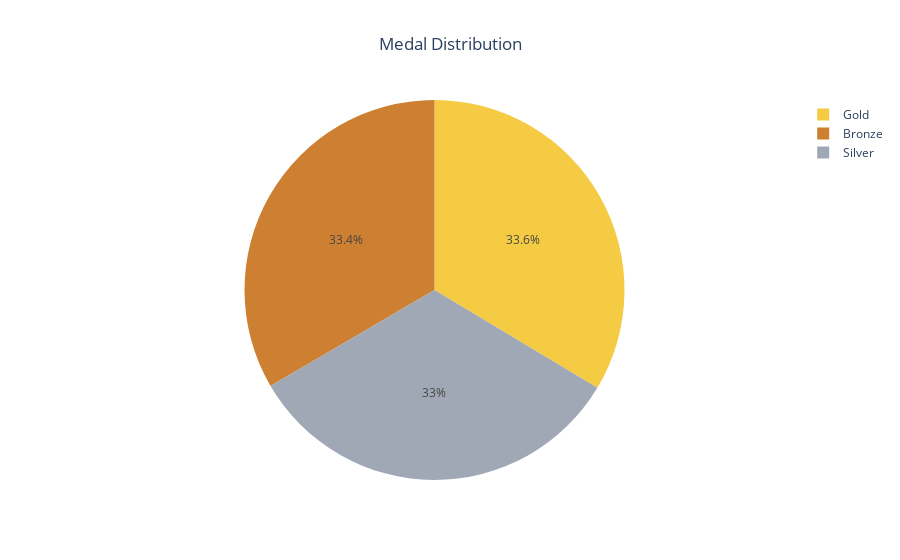

Notebook source saved alongside this figure:
### Code cell
PieChart(df)

### Figure 1 — Plotly figure (JSON) as saved in the notebook; plotly's stock layout.template omitted (floating-point values rounded to 4 significant figures)
{"data": [{"marker": {"colors": ["#f4cb42", "#cd7f32", "#a1a8b5"]}, "values": [13372, 13295, 13116], "labels": ["Gold", "Bronze", "Silver"], "type": "pie"}], "layout": {"title": {"text": "Medal Distribution", "x": 0.5}}}
